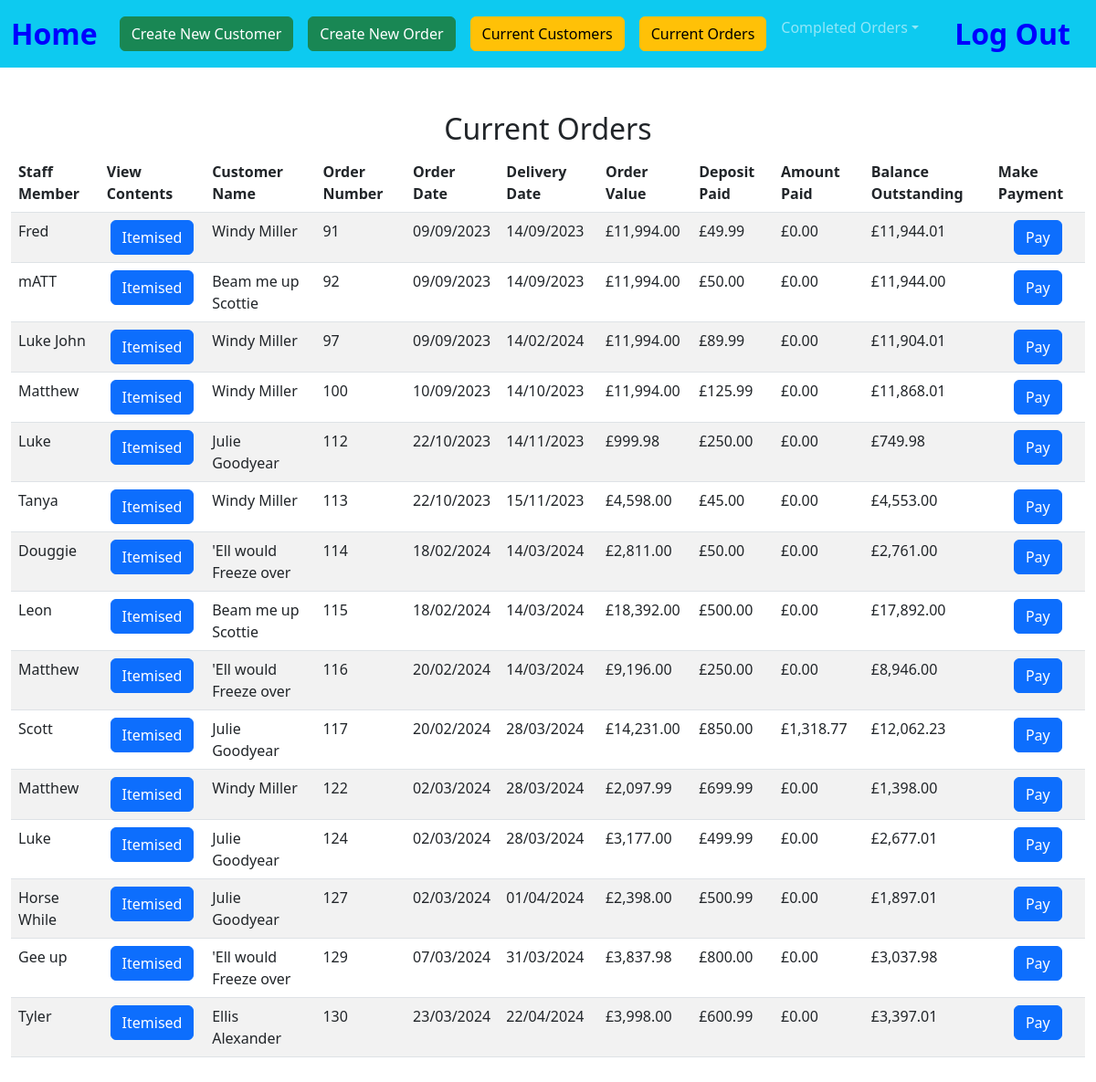
The page /open_orders on the database its author committed.
### tables this page shows
CREATE TABLE orders(order_id INTEGER PRIMARY KEY AUTOINCREMENT NOT NULL,  cust_id INTEGER, order_no INTEGER, item_id INTEGER, staff_member TEXT, order_date DATETIME, completion TEXT, delivery_date DATETIME, colour_finish TEXT, extra_details TEXT, selling_price DECIMAL, del_col_take TEXT , quantity INTEGER, balance DECIMAL, deposit DECIMAL, amount_paid DECIMAL);

### app.py (the view)
@app.route("/open_orders", methods=["GET", "POST"])
def open_orders():
    if request.method == "POST":
        order_no = request.form.get("order_no")
        current = db.execute("SELECT * FROM orders WHERE order_id = (?);", order_no)
        for row in current:
            customer_id = row["cust_id"]
            staff_member = row["staff_member"]
            order_date = row["order_date"]
            item_id = row["item_id"]
        db.execute("INSERT INTO current_order(cust_id, staff_member, order_date, item_id, order_number) VALUES (?, ?, ?, ?, ?);", customer_id,  staff_member, order_date, item_id, order_no)
        return render_template("stock_list.html", order_no = order_no)
    else:
        order_no = request.form.get("order_no")
        user = request.form.get("user")
        totals=db.execute("select order_number, SUM(amount_paid) AS tot_paid FROM payments group by order_number;")
        for row in totals:
            order_numb = (row["order_number"])
            total = (row["tot_paid"])
            balance = (row["tot_paid"])
            db.execute("UPDATE current_order SET amount_paid = (?) WHERE order_number = (?);", total, order_numb)
        ord_detail = db.execute("select current_order.order_number, current_order.amount_paid, orders.staff_member, orders.cust_id, first_name, last_name, order_id,orders.order_date, orders.deposit, completion, orders.delivery_date, balance, total_cost from orders JOIN customers on orders.cust_id = customers.id JOIN current_order ON current_order.order_number = orders.order_id GROUP BY order_id;")
        for row in ord_detail:
            order_id = (row["order_id"])
            amount_paid = (row["amount_paid"])
            total_cost = (row["total_cost"])
            deposit = (row["deposit"])
            balance = total_cost - deposit- amount_paid
            db.execute("UPDATE orders SET balance = (?) WHERE order_id = (?);", balance, order_id)
        finals = db.execute("select current_order.order_number, current_order.amount_paid, orders.staff_member, orders.cust_id, balance, first_name, last_name, order_id,orders.order_date, orders.deposit, completion, orders.delivery_date, balance, total_cost from orders JOIN customers on orders.cust_id = customers.id JOIN current_order ON current_order.order_number = orders.order_id GROUP BY order_id;")
        return render_template("open_orders.html", ord_detail = finals, user = user)

### app.py (called while the page is built)
@app.after_request
def after_request(response):
    response.headers["Cache-Control"] = "no-cache, no-store, must-revalidate"
    response.headers["Expires"] = 0
    response.headers["Pragma"] = "no-cache"
    return response

### extras.py (called while the page is built)
def GBP(value):
    return f"£{value:,.2f}"

### templates/open_orders.html (shortened to what this page needs)
{% extends "layout.html" %}
{% block main %}
<div class="section">
    <h2>Current Orders</h2>
    <table class="table table-striped">
        <thead>
            <tr>
                <th class="text-start">Staff Member</th>
                <th class="text-start">View Contents</th>
                <th class="text-start">Customer Name</th>
                <th class="text-start">Order Number</th>
                <th class="text-start">Order Date</th>
                <th class="text-start">Delivery Date</th>
                <th class="text-start">Order Value</th>
                <th class="text-start">Deposit Paid</th>
                <th class="text-start"> Amount Paid</th>
                <th class="text-start">Balance Outstanding</th>
                <th class="text-start"> Make Payment</th>
            </tr>
    </thead>
        <tbody>
            {% for row in ord_detail %}
            <tr>
                <td class="text-start">{{ row["staff_member"] }}</td>
                <form action="/show_content" method="POST">
                    <td><input type="hidden" name="order_no" VALUE="{{ row['order_id'] }}"><button class="btn btn-primary" type="submit">Itemised</button></td>
                </form>
                <td class="text-start">{{ row["first_name"] }} {{ row["last_name"] }}</td>
                <td class="text-start">{{ row["order_id"] }}</td>
                <td class="text-start">{{ row["order_date"] }}</td>
                <td class="text-start">{{ row["delivery_date"] }}</td>
                <td class="text-start">{{ row["total_cost"] |GBP }}</td>
                <td class="text-start">{{ row["deposit"] |GBP }}</td>
                <td class="text-start">{{ row["amount_paid"] |GBP }}</td>
                <td class="text-start">{{ (row["total_cost"] - row["deposit"] - row["amount_paid"]) |GBP}}</td>
                <form action="/pay" method="POST">
                    <td><input type="hidden" name="order_no" VALUE="{{ row['order_id'] }}"><button class="btn btn-primary" type="submit">Pay</button></td>
                </form>
                </tr>
            {% endfor %}
        </tbody>
    </table>
</div>
{% endblock %}

### rows shown on the page
orders: staff_member "Fred", first_name "Windy", last_name "Miller", order_id "91", order_date "09/09/2023", delivery_date "14/09/2023", total_cost|GBP "£11,994.00", deposit|GBP "£49.99", amount_paid|GBP "£0.00", deposit "£11,944.01"
orders: staff_member "mATT", first_name "Beam me up", last_name "Scottie", order_id "92", order_date "09/09/2023", delivery_date "14/09/2023", total_cost|GBP "£11,994.00", deposit|GBP "£50.00", amount_paid|GBP "£0.00", deposit "£11,944.00"
orders: staff_member "Luke John", first_name "Windy", last_name "Miller", order_id "97", order_date "09/09/2023", delivery_date "14/02/2024", total_cost|GBP "£11,994.00", deposit|GBP "£89.99", amount_paid|GBP "£0.00", deposit "£11,904.01"
orders: staff_member "Matthew", first_name "Windy", last_name "Miller", order_id "100", order_date "10/09/2023", delivery_date "14/10/2023", total_cost|GBP "£11,994.00", deposit|GBP "£125.99", amount_paid|GBP "£0.00", deposit "£11,868.01"
orders: staff_member "Luke", first_name "Julie", last_name "Goodyear", order_id "112", order_date "22/10/2023", delivery_date "14/11/2023", total_cost|GBP "£999.98", deposit|GBP "£250.00", amount_paid|GBP "£0.00", deposit "£749.98"
orders: staff_member "Tanya", first_name "Windy", last_name "Miller", order_id "113", order_date "22/10/2023", delivery_date "15/11/2023", total_cost|GBP "£4,598.00", deposit|GBP "£45.00", amount_paid|GBP "£0.00", deposit "£4,553.00"
orders: staff_member "Douggie", first_name "'Ell would", last_name "Freeze over", order_id "114", order_date "18/02/2024", delivery_date "14/03/2024", total_cost|GBP "£2,811.00", deposit|GBP "£50.00", amount_paid|GBP "£0.00", deposit "£2,761.00"
orders: staff_member "Leon", first_name "Beam me up", last_name "Scottie", order_id "115", order_date "18/02/2024", delivery_date "14/03/2024", total_cost|GBP "£18,392.00", deposit|GBP "£500.00", amount_paid|GBP "£0.00", deposit "£17,892.00"
orders: staff_member "Matthew", first_name "'Ell would", last_name "Freeze over", order_id "116", order_date "20/02/2024", delivery_date "14/03/2024", total_cost|GBP "£9,196.00", deposit|GBP "£250.00", amount_paid|GBP "£0.00", deposit "£8,946.00"
orders: staff_member "Scott", first_name "Julie", last_name "Goodyear", order_id "117", order_date "20/02/2024", delivery_date "28/03/2024", total_cost|GBP "£14,231.00", deposit|GBP "£850.00", amount_paid|GBP "£1,318.77", deposit "£12,062.23"
orders: staff_member "Matthew", first_name "Windy", last_name "Miller", order_id "122", order_date "02/03/2024", delivery_date "28/03/2024", total_cost|GBP "£2,097.99", deposit|GBP "£699.99", amount_paid|GBP "£0.00", deposit "£1,398.00"
orders: staff_member "Luke", first_name "Julie", last_name "Goodyear", order_id "124", order_date "02/03/2024", delivery_date "28/03/2024", total_cost|GBP "£3,177.00", deposit|GBP "£499.99", amount_paid|GBP "£0.00", deposit "£2,677.01"
orders: staff_member "Horse While", first_name "Julie", last_name "Goodyear", order_id "127", order_date "02/03/2024", delivery_date "01/04/2024", total_cost|GBP "£2,398.00", deposit|GBP "£500.99", amount_paid|GBP "£0.00", deposit "£1,897.01"
orders: staff_member "Gee up", first_name "'Ell would", last_name "Freeze over", order_id "129", order_date "07/03/2024", delivery_date "31/03/2024", total_cost|GBP "£3,837.98", deposit|GBP "£800.00", amount_paid|GBP "£0.00", deposit "£3,037.98"
orders: staff_member "Tyler", first_name "Ellis", last_name "Alexander", order_id "130", order_date "23/03/2024", delivery_date "22/04/2024", total_cost|GBP "£3,998.00", deposit|GBP "£600.99", amount_paid|GBP "£0.00", deposit "£3,397.01"
